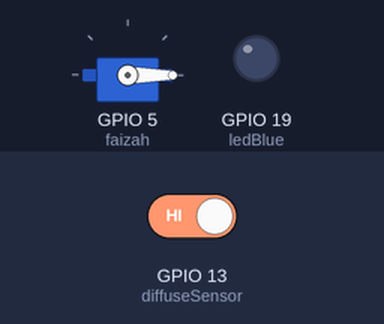
The sketch below on a simulated ESP32. Shown: servo, output pins drawn as LEDs (lit = HIGH). Dashed ring = blinking. The test bench sets the inputs (shaded band); at power-on: GPIO 13 (diffuseSensor) HIGH. What the sketch prints to the serial monitor is not drawn.

Above: at 1.2 s.
1.3 s: GPIO 13 (diffuseSensor) driven LOW
At 1.4 s:
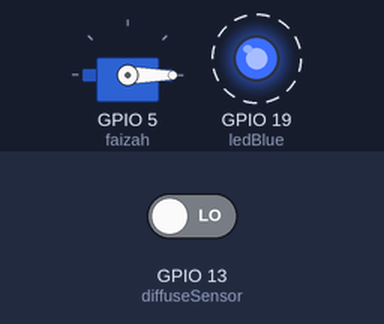
4.3 s: GPIO 13 (diffuseSensor) driven HIGH
At 6.3 s:
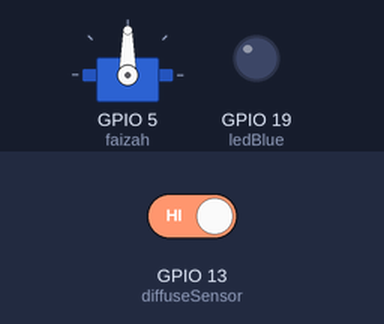
Timing chart, 0 to 13.3 s (numbered marks = the images above; inputs shaded):
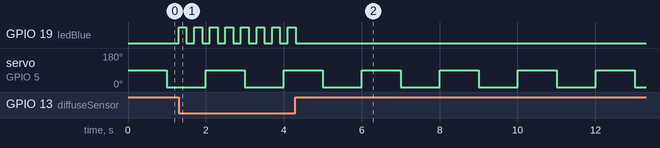

The sketch:

RTOS_diffuse_led_servo.ino
```cpp
const int diffuseSensor = 13;
int dataSensor1 = 0;
const int ledBlue = 19;

#include <ESP32Servo.h>
Servo faizah;

TaskHandle_t lampuDapur;

void loop2(void* parameters){
  for (;;){
    dataSensor1 = digitalRead (diffuseSensor);
    if (dataSensor1 == LOW){
      digitalWrite(ledBlue, HIGH);
      vTaskDelay(200 / portTICK_PERIOD_MS);
      digitalWrite(ledBlue, LOW);
      vTaskDelay(200 / portTICK_PERIOD_MS);
    }
    {
      Serial.print("Core Number: ");
      Serial.println(xPortGetCoreID());
    }
  }
}

void setup() {
pinMode(diffuseSensor, INPUT);
pinMode(ledBlue, OUTPUT);
faizah.attach(5, 500, 2500);
Serial.begin(115200);

xTaskCreatePinnedToCore(loop2, "LAMPU DI DAPUR", 1000, NULL, 1, &lampuDapur, 0);
}

void loop() {
faizah.write(90);
delay(1000);
faizah.write(0);
delay(1000);

Serial.print("Core Number: ");
Serial.println(xPortGetCoreID());

}
```

Measured:
- after the input at 1.3 s, GPIO 19 (ledBlue): alternates HIGH for 0.20 s and LOW for 0.20 s, starting at once
- after the input at 4.3 s, GPIO 19 (ledBlue): goes on until 4.3 s, then stays LOW
- by itself, servo on GPIO 5 (faizah): alternates 90° for 1.0 s and 0° for 1.0 s
